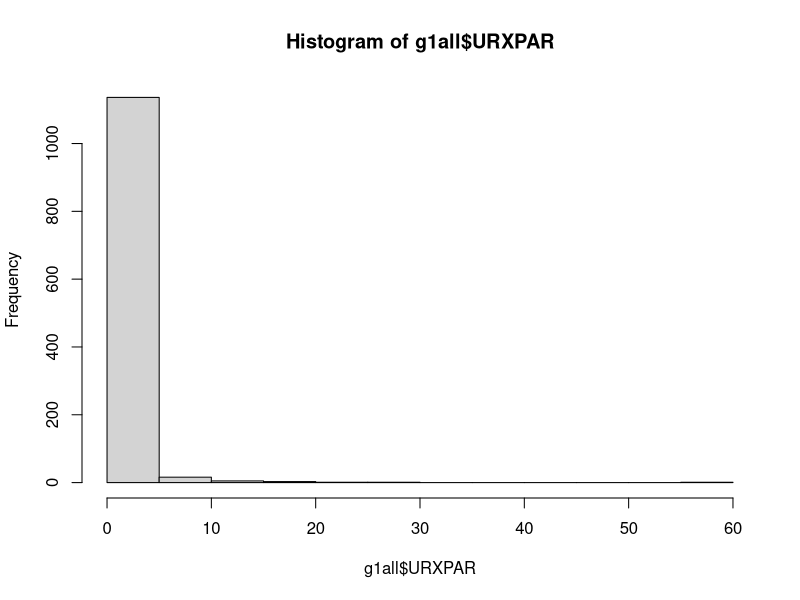
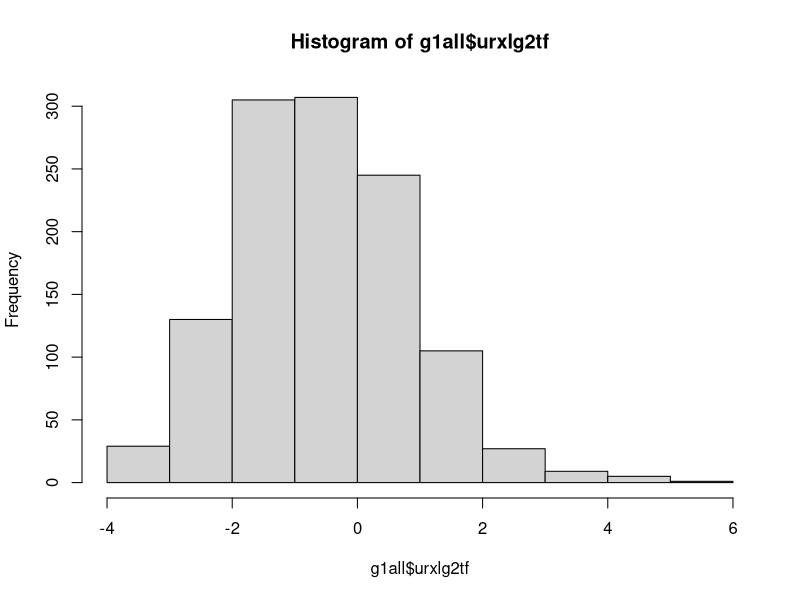
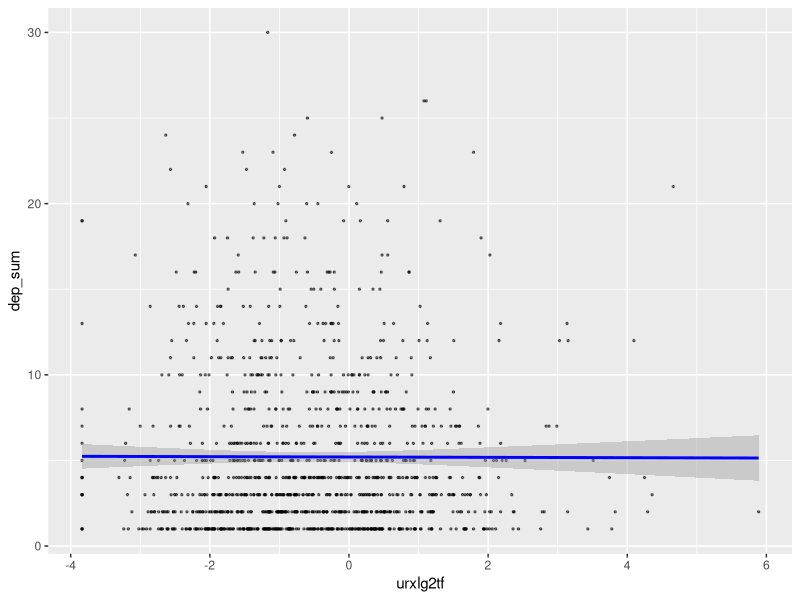
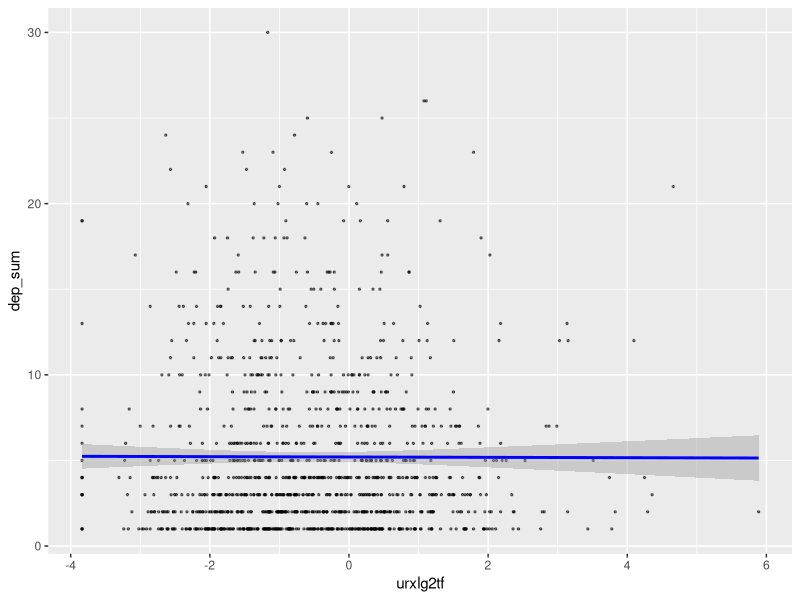
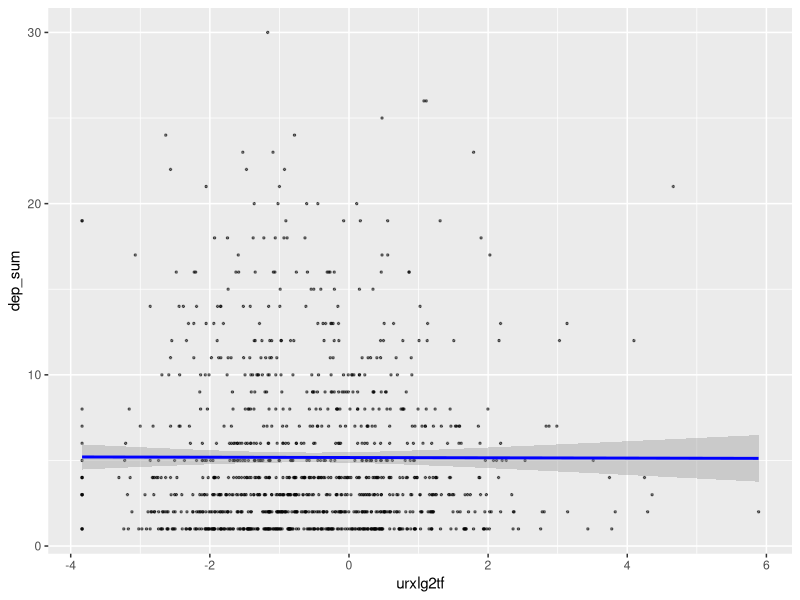

These charts were generated, in order, by the following R code:
library(tidyverse) # If you haven't installed previously, first use: install.packages("tidyverse")

conf2013 = read.csv("confounders2013.csv") # Create object for confounders
group1 = read.csv("group1.csv") # Create object for group 1 variables


# Create a new variable "dep_sum" that is the sum of DPQ010 to DPQ100
names(group1) # Check what the column numbers are for DPQ010 to DPQ100 - 17 through 26
group1$dep_sum = rowSums(group1[, c(17:26)]) # Create dep_sum variable
head(group1, n = 10) # Check that deep_sum is the sum of DPQ010 to DPQ100 by looking at 10 first rows

# Create a new object that only has the variables of interest (confounders haven't been added yet)
g1sm = dplyr::select(group1,"SEQN", "URXPAR", "dep_sum") # Limit your variables to those used for exposure and outcome
head(g1sm, n = 20) # Look at the first 20 rows of your object
g1sm = na.omit(g1sm) # Eliminate observations that have NA values
head(g1sm, n = 20) # Check the first 20 rows again

# Merge your dataset with the confounders dataset
g1all = merge(g1sm, conf2013, by="SEQN") # This will only merge the observations that have matching SEQN
head(g1all, n = 20) # Look at first 20 observations - note that some of the confounders have NA, but we won't worry about that
write_csv(g1all, "g1all.csv") # Write a csv file that has all your variables and confounders

#Looking more closely at your data
summary(g1all) # Look at summary statistics.
hist(g1all$URXPAR)
quantile(g1all$URXPAR, probs = seq(0, 1, 0.1), na.rm = TRUE)
quantile(g1all$URXPAR, probs = seq(0.9, 1, 0.01), na.rm = TRUE)
largep01 <- dplyr::filter(g1all, g1all$URXPAR > 10)
summary(largep01)

g1all$urxlg2tf <- log2(g1all$URXPAR)
hist(g1all$urxlg2tf)

glm.g1all = glm(dep_sum ~ urxlg2tf, data = g1all)
ggplot(data = glm.g1all, mapping = aes(x = urxlg2tf, y = dep_sum)) +
  geom_point(size = 0.5, alpha = 0.5) +
  geom_smooth(method = "lm", color = "blue")
summary(glm.g1all)
confint(glm.g1all)

lm.g1all = lm(dep_sum ~ urxlg2tf, data = g1all)
ggplot(data = lm.g1all, mapping = aes(x = urxlg2tf, y = dep_sum)) +
  geom_point(size = 0.5, alpha = 0.5) +
  geom_smooth(method = "lm", color = "blue")
summary(lm.g1all)
confint(lm.g1all)

lm.g1allconf = lm(dep_sum ~ urxlg2tf + RIDAGEYR + RIAGENDR + RIDRETH3 + INDHHIN2 + INDFMPIR, data = g1all)
ggplot(data = lm.g1allconf, mapping = aes(x = urxlg2tf, y = dep_sum)) +
  geom_point(size = 0.5, alpha = 0.5) +
  geom_smooth(method = "lm", color = "blue")
summary(lm.g1all)
confint(lm.g1all)

summary(g1all)
